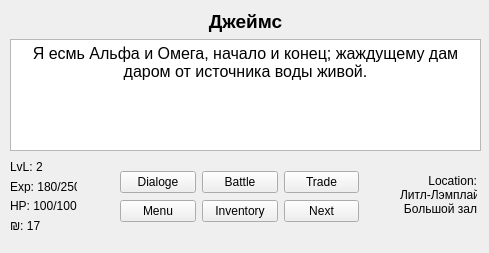
<?xml version="1.0" encoding="UTF-8"?>
<ui version="4.0">
 <class>Form</class>
 <widget class="QWidget" name="Form">
  <property name="geometry">
   <rect>
    <x>0</x>
    <y>0</y>
    <width>489</width>
    <height>253</height>
   </rect>
  </property>
  <property name="windowTitle">
   <string>PROJECT: NELSON</string>
  </property>
  <property name="windowIcon">
   <iconset>
    <normaloff>../data/ico/engine.ico</normaloff>../data/ico/engine.ico</iconset>
  </property>
  <widget class="QWidget" name="layoutWidget">
   <property name="geometry">
    <rect>
     <x>10</x>
     <y>10</y>
     <width>471</width>
     <height>141</height>
    </rect>
   </property>
   <layout class="QVBoxLayout" name="verticalLayout">
    <item>
     <widget class="QLabel" name="dialog_name_lb">
      <property name="text">
       <string>&lt;html&gt;&lt;body&gt;&lt;p align=&quot;center&quot;&gt;&lt;span style=&quot; font-size:14pt; font-weight:600;&quot;&gt;Джеймс&lt;/span&gt;&lt;/p&gt;&lt;/body&gt;&lt;/html&gt;</string>
      </property>
     </widget>
    </item>
    <item>
     <widget class="QTextBrowser" name="replica_show">
      <property name="html">
       <string>&lt;!DOCTYPE HTML PUBLIC &quot;-//W3C//DTD HTML 4.0//EN&quot; &quot;http://www.w3.org/TR/REC-html40/strict.dtd&quot;&gt;
&lt;html&gt;&lt;head&gt;&lt;meta name=&quot;qrichtext&quot; content=&quot;1&quot; /&gt;&lt;style type=&quot;text/css&quot;&gt;
p, li { white-space: pre-wrap; }
&lt;/style&gt;&lt;/head&gt;&lt;body style=&quot; font-family:'MS Shell Dlg 2'; font-size:8.25pt; font-weight:400; font-style:normal;&quot;&gt;
&lt;p align=&quot;center&quot; style=&quot; margin-top:0px; margin-bottom:0px; margin-left:0px; margin-right:0px; -qt-block-indent:0; text-indent:0px;&quot;&gt;&lt;span style=&quot; font-family:'-apple-system'; font-size:12pt; color:#000000; background-color:#ffffff;&quot;&gt;Я есмь Альфа и Омега, начало и конец; жаждущему дам даром от источника воды живой.&lt;/span&gt;&lt;/p&gt;&lt;/body&gt;&lt;/html&gt;</string>
      </property>
      <property name="acceptRichText">
       <bool>true</bool>
      </property>
     </widget>
    </item>
   </layout>
  </widget>
  <widget class="QLabel" name="location_lb">
   <property name="geometry">
    <rect>
     <x>400</x>
     <y>170</y>
     <width>77</width>
     <height>51</height>
    </rect>
   </property>
   <property name="text">
    <string>&lt;html&gt;&lt;body&gt;&lt;p align=&quot;right&quot;&gt;Location:&lt;br/&gt;Литл-Лэмплайт&lt;br/&gt;Большой зал&lt;/p&gt;&lt;/body&gt;&lt;/html&gt;</string>
   </property>
  </widget>
  <widget class="QWidget" name="layoutWidget">
   <property name="geometry">
    <rect>
     <x>120</x>
     <y>170</y>
     <width>239</width>
     <height>54</height>
    </rect>
   </property>
   <layout class="QGridLayout" name="gridLayout">
    <item row="0" column="0">
     <widget class="QPushButton" name="dialog_btn">
      <property name="text">
       <string>Dialoge</string>
      </property>
     </widget>
    </item>
    <item row="0" column="1">
     <widget class="QPushButton" name="battle_btn">
      <property name="text">
       <string>Battle</string>
      </property>
     </widget>
    </item>
    <item row="0" column="2">
     <widget class="QPushButton" name="trade_btn">
      <property name="text">
       <string>Trade</string>
      </property>
     </widget>
    </item>
    <item row="1" column="0">
     <widget class="QPushButton" name="menu_btn">
      <property name="text">
       <string>Menu</string>
      </property>
     </widget>
    </item>
    <item row="1" column="1">
     <widget class="QPushButton" name="inventory_btn">
      <property name="text">
       <string>Inventory</string>
      </property>
     </widget>
    </item>
    <item row="1" column="2">
     <widget class="QPushButton" name="next_btn">
      <property name="text">
       <string>Next</string>
      </property>
     </widget>
    </item>
   </layout>
  </widget>
  <widget class="QWidget" name="layoutWidget">
   <property name="geometry">
    <rect>
     <x>10</x>
     <y>160</y>
     <width>67</width>
     <height>72</height>
    </rect>
   </property>
   <layout class="QVBoxLayout" name="verticalLayout_2">
    <item>
     <widget class="QLabel" name="lvl_lb">
      <property name="text">
       <string>LvL: 2</string>
      </property>
     </widget>
    </item>
    <item>
     <widget class="QLabel" name="exp_lb">
      <property name="text">
       <string>Exp: 180/250</string>
      </property>
     </widget>
    </item>
    <item>
     <widget class="QLabel" name="hp_lb">
      <property name="text">
       <string>HP: 100/100</string>
      </property>
     </widget>
    </item>
    <item>
     <widget class="QLabel" name="money_lb">
      <property name="text">
       <string>₪: 17</string>
      </property>
     </widget>
    </item>
   </layout>
  </widget>
 </widget>
 <resources/>
 <connections/>
</ui>
